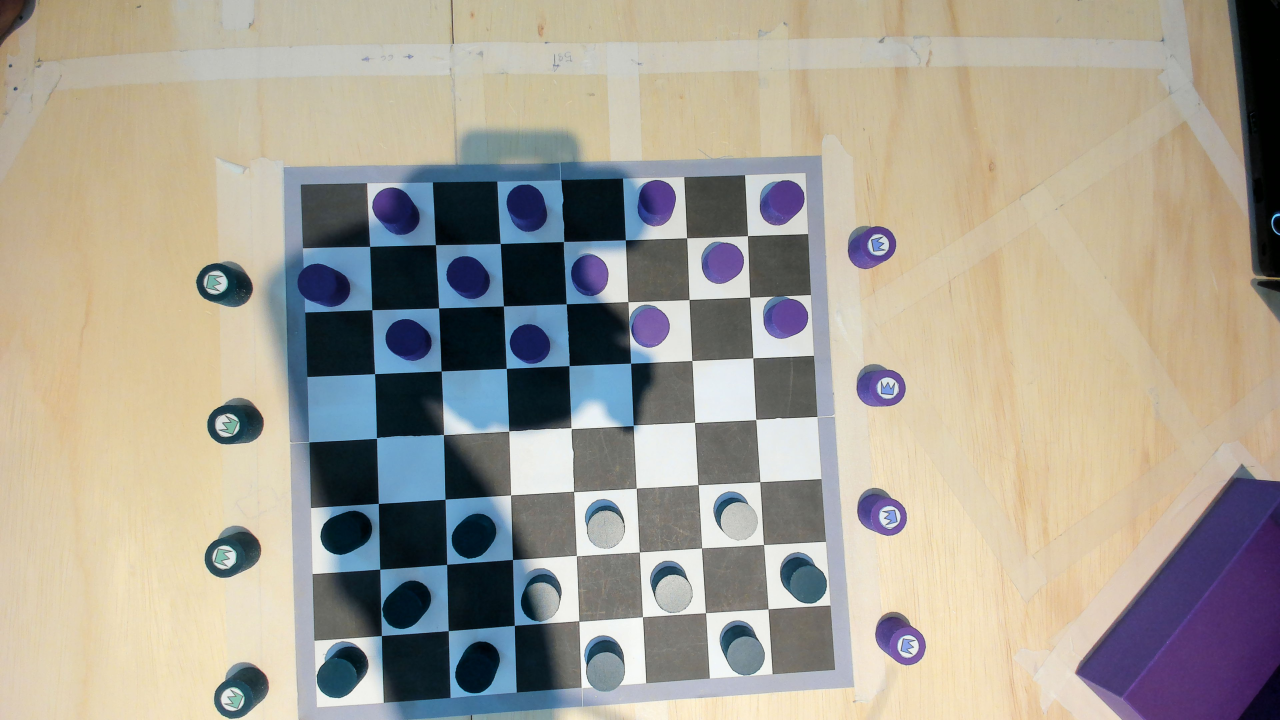
#> input picture assets/damas.jpg, 3840 x 2160 px (shown at 1/3 size)
$ python test22.py
#> lines starting #> are read from the running program, lines starting #| are printed output that depends on the picture
import cv2
import random

img = cv2.imread('assets/damas.jpg', -1)
#> img is the input picture: shape (2160, 3840, 3); mean B, G, R 148.6, 160.3, 165.5
img = cv2.resize(img,(0,0), fx=0.5, fy=0.5)
#> img: shape (1080, 1920, 3)

tag = img[500:700, 600:900]
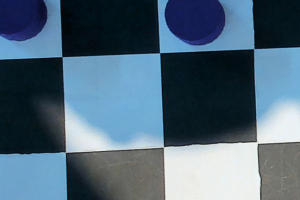
#> tag: shape (200, 300, 3); mean B, G, R 121.1, 103.7, 80.4
img[100:300, 650:950] = tag
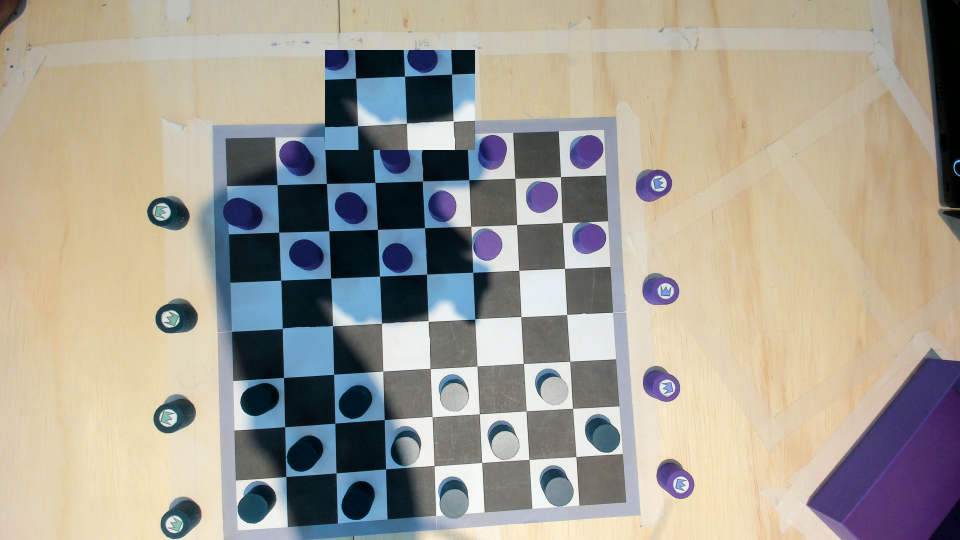
#> img: shape (1080, 1920, 3) (shown at 1/2 size); mean B, G, R 148, 158.9, 163.6


cv2.imshow('Image',img)
cv2.waitKey(0)
cv2.destroyAllWindows()
